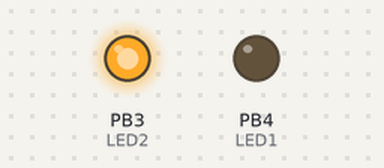
A program run on a simulated ATmega328P, built with avr-gcc and emulated at 16 MHz (the files do not name the chip). Parts: output pins drawn as LEDs (lit = HIGH).

Above: at 0.6 s.
At 4.5 s:
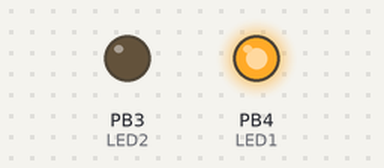
Timing chart, 0 to 6.0 s (numbered marks = the images above):
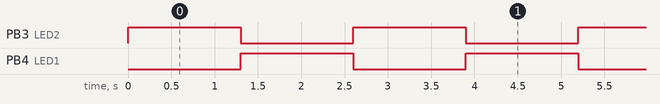

Measured:
- by itself, PB3 (LED2), PB4 (LED1): alternates HIGH for 1.3 s and LOW for 1.3 s

The program:

main.c
```c
#define F_CPU 16000000UL
#include <avr/io.h>
#include <util/delay.h>

//definicja LED1 (do którego pinu podłączony LED1)
#define LED1 PB4

//definicja LED2 (do którego pinu podłączony LED2)
#define LED2 PB3
#define LED3 PB2


// Pętla główna
int main(void)
{
    //########### I/O ######http://alekino.tv/filmy?rates[0]=8.0+-+9.0&rates[1]=9.0+-+10.0&p=3#####
    DDRB  |= (1<<LED1) | (1<<LED2) | (1<<LED1) ; //Ustawienie pinów sterujących diodami
                                         //jako wyjścia

    PORTB |= (1<<LED1);    //Ustawienie stanu wysokiego na wyjściu
                                 //sterującym LED1 (stan początkowy)
     //##########################

   while (1) //Pętla główna
   {

      PORTB ^=(1<<LED1); //suma modulo 2 (XOR) stanu poprzedniego na porcie
                             //pinu LED1 (zmiana stanu na przeciwny)
     //  _delay_ms(300);

    PORTB ^=(1<<LED2); //suma modulo 2 (XOR) stanu poprzedniego na porcie
                             //pinu LED2 (zmiana stanu na przeciwny)

        _delay_ms(300); //opóźnienie 1000ms czyli 1s
    // PORTB |=(1<<LED3);
      _delay_ms(1000);
    }
}
```
